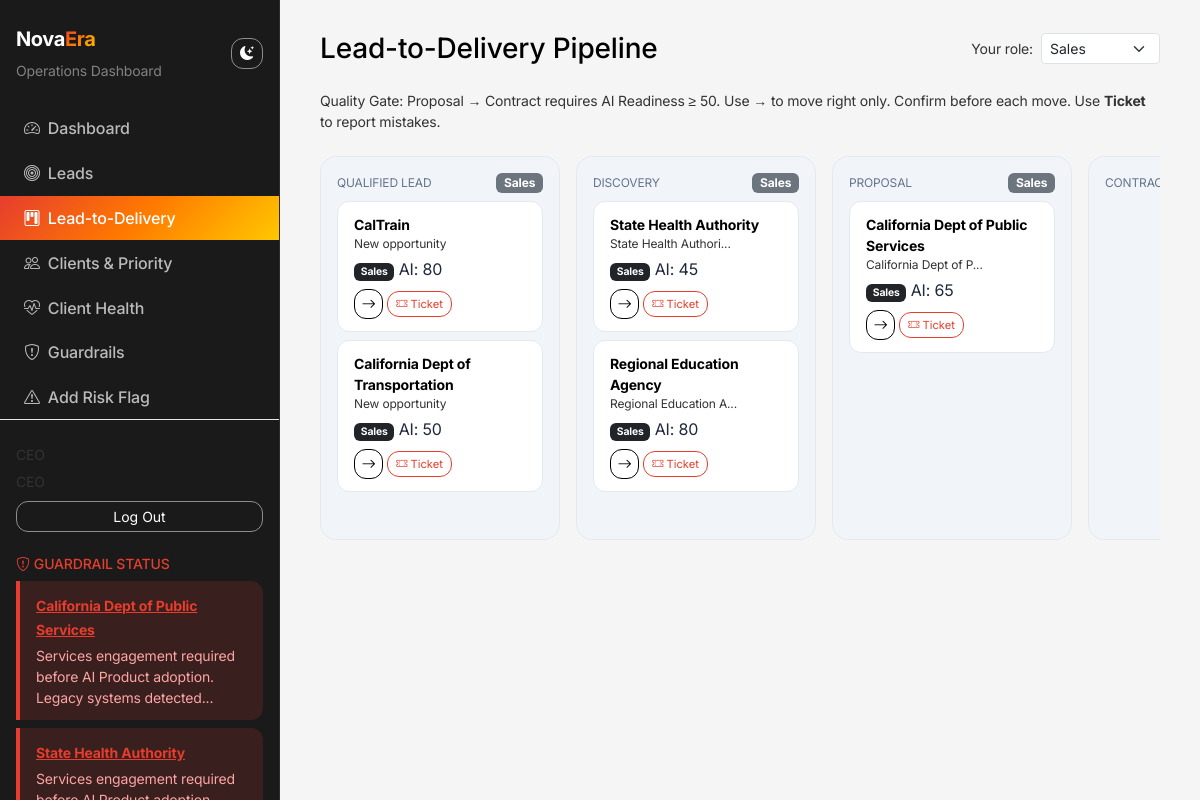
/kanban (signed in), run on the app's committed database.
### models.py (models this page shows, shortened)
class User(UserMixin, db.Model):
    __tablename__ = "users"
    id = db.Column(db.Integer, primary_key=True)
    email = db.Column(db.String(120), unique=True, nullable=False)
    password_hash = db.Column(db.String(256), nullable=False)
    full_name = db.Column(db.String(200), nullable=False)
    role = db.Column(db.String(50), default=ROLE_EMPLOYEE)  # ceo, strategy_lead, employee
    created_at = db.Column(db.DateTime, default=datetime.utcnow)

class Client(db.Model):
    __tablename__ = "clients"
    id = db.Column(db.Integer, primary_key=True)
    name = db.Column(db.String(200), nullable=False)
    legacy_systems = db.Column(db.String(500), default="")  # Comma-separated
    ai_readiness_score = db.Column(db.Integer, default=50)  # 1-100
    last_delivery_update = db.Column(db.DateTime, default=datetime.utcnow)
    revenue = db.Column(db.Float, default=0.0)  # Total (legacy)
    services_revenue = db.Column(db.Float, default=0.0)
    ai_product_revenue = db.Column(db.Float, default=0.0)
    trust_level = db.Column(db.Integer, default=50)  # 1-100 for Trust-Revenue matrix
    data_foundation_service_active = db.Column(db.Boolean, default=False)  # Guardrail
    engagement_start_date = db.Column(db.DateTime, nullable=True)  # For 6+ months check
    use_case_documented = db.Column(db.Boolean, default=False)
    delivery_capacity_confirmed = db.Column(db.Boolean, default=False)
    prior_pilot_success = db.Column(db.Boolean, default=False)
    budget_confirmed = db.Column(db.Boolean, default=False)
    handoff_checklist_complete = db.Column(db.Boolean, default=False)
    guardrail_flags = db.Column(db.Text, default="[]")  # JSON array of violated guardrails
    ai_use_cases = db.Column(db.Text, default="[]")
    technical_blockers = db.Column(db.Text, default="[]")
    key_stakeholders = db.Column(db.Text, default="[]")
    delivery_notes = db.Column(db.Text, default="")  # Services view - embedded team notes
    problem_priority = db.Column(db.Text, default="")  # For AI enrichment
    analysis_updated_at = db.Column(db.DateTime, nullable=True)
    assigned_to_id = db.Column(db.Integer, db.ForeignKey("users.id"), nullable=True)  # Employee working on client
    approver_id = db.Column(db.Integer, db.ForeignKey("users.id"), nullable=True)  # Responsible for approval
    ai_feature_request = db.Column(db.Text, default="")  # What AI feature the client wants to build
    created_at = db.Column(db.DateTime, default=datetime.utcnow)
    updated_at = db.Column(db.DateTime, default=datetime.utcnow, onupdate=datetime.utcnow)
    assigned_to = db.relationship("User", foreign_keys=[assigned_to_id])
    approver = db.relationship("User", foreign_keys=[approver_id])

class Opportunity(db.Model):
    __tablename__ = "opportunities"
    id = db.Column(db.Integer, primary_key=True)
    client_id = db.Column(db.Integer, db.ForeignKey("clients.id"), nullable=False)
    name = db.Column(db.String(200), default="")  # e.g. "Process Automation Pilot"
    stage = db.Column(db.String(50), default="qualified_lead")
    primary_owner = db.Column(db.String(50), default="Sales")
    created_at = db.Column(db.DateTime, default=datetime.utcnow)
    client = db.relationship("Client", backref=db.backref("opportunities", lazy="dynamic"))

### app.py (the view)
    @app.route("/kanban")
    @login_required
    def kanban():
        opportunities = Opportunity.query.all()
        by_stage = {s: [] for s in KANBAN_STAGES}
        for o in opportunities:
            if o.stage in by_stage:
                by_stage[o.stage].append(o)
        return render_template(
            "kanban.html",
            stages=KANBAN_STAGES,
            stage_owners=STAGE_OWNERS,
            by_stage=by_stage,
            ai_threshold=AI_READINESS_THRESHOLD,
        )

### services/auth_utils.py (called while the page is built)
def can_grant_permissions():
    if not current_user or not current_user.is_authenticated:
        return False
    return current_user.role in (ROLE_CEO, ROLE_STRATEGY_LEAD)

### services/guardrails.py (called while the page is built)
def get_guardrail_violations_for_clients(clients) -> List[dict]:
    result = []
    for c in clients:
        ok, warnings = validate_deal(c)
        if not ok and warnings:
            result.append({"client": c, "warnings": warnings})
    return result

### templates/kanban.html (shortened to what this page needs)
{% extends "base.html" %}
{% block content %}
<div class="d-flex justify-content-between align-items-center mb-4">
    <h1 class="h3 mb-0 theme-text">Lead-to-Delivery Pipeline</h1>
    <div class="d-flex align-items-center gap-2">
        <span class="theme-muted small">Your role:</span>
        <select id="user-role" class="form-select form-select-sm" style="width: auto;">
            <option value="Sales">Sales</option>
        </select>
    </div>
</div>
<p class="theme-muted small mb-4">Quality Gate: Proposal → Contract requires AI Readiness ≥ {{ ai_threshold }}. Use <strong>→</strong> to move right only. Confirm before each move. Use <strong>Ticket</strong> to report mistakes.</p>
<div class="d-flex gap-3 pb-3" style="min-height: 400px; overflow-x: auto;">
    {% for stage in stages %}
    <div class="kanban-column flex-shrink-0" style="width: 240px;" data-stage="{{ stage }}">
        <div class="d-flex justify-content-between align-items-center mb-2">
            <span class="stage-label">{{ stage.replace('_', ' ') }}</span>
            <span class="badge bg-secondary owner-badge">{{ stage_owners[stage] }}</span>
        </div>
        <div class="kanban-column-cards" data-stage="{{ stage }}">
            {% for opp in by_stage[stage] %}
            <div class="kanban-card" data-opp-id="{{ opp.id }}" data-client-id="{{ opp.client_id }}" data-ai-score="{{ opp.client.ai_readiness_score or 0 }}" data-stage="{{ stage }}">
                <div class="theme-text small fw-bold">{{ opp.client.name }}</div>
                <div class="theme-muted" style="font-size: 0.75rem;">{{ opp.name or '—' }}</div>
                <div class="mt-1"><span class="badge bg-dark owner-badge">{{ opp.primary_owner }}</span> AI: {{ opp.client.ai_readiness_score or 0 }}</div>
                <div class="kanban-card-actions">
                    {% set stage_idx = stages.index(stage) %}
                    {% if stage_idx < stages|length - 1 %}
                    <button type="button" class="btn btn-sm btn-outline-primary btn-arrow move-right-btn" title="Move to {{ stages[stage_idx + 1].replace('_', ' ') }}">
                        <i class="bi bi-arrow-right"></i>
                    </button>
                    {% endif %}
                    <button type="button" class="btn btn-sm btn-outline-danger btn-ticket ticket-btn" title="Generate ticket for mistake">
                        <i class="bi bi-ticket-perforated"></i> Ticket
                    </button>
                </div>
            </div>
            {% endfor %}
        </div>
    </div>
    {% endfor %}
</div>
{% endblock %}

### templates/base.html (shortened to what this page needs)
<!DOCTYPE html>
<html lang="en" id="html-theme">
<head>
    <link href="https://cdn.jsdelivr.net/npm/bootstrap@5.3.2/dist/css/bootstrap.min.css" rel="stylesheet">
    <link href="https://cdn.jsdelivr.net/npm/bootstrap-icons@1.11.1/font/bootstrap-icons.css" rel="stylesheet">
</head>
<body>
    <nav class="sidebar">
        <div class="px-3 mb-4 d-flex justify-content-between align-items-center">
            <div>
                <div class="novaera-logo mb-1"><span class="nova">Nova</span><span class="era">Era</span></div>
                <small class="text-secondary opacity-75">Operations Dashboard</small>
            </div>
            <button type="button" class="btn btn-sm btn-outline-light" id="theme-toggle" title="Toggle light/dark mode" aria-label="Toggle theme">
                <i class="bi bi-moon-stars-fill" id="theme-icon"></i>
            </button>
        </div>
        <ul class="nav flex-column">
            <li class="nav-item"><a class="nav-link {% if request.endpoint == 'dashboard' %}active{% endif %}" href="{{ url_for('dashboard') }}"><i class="bi bi-speedometer2 me-2"></i>Dashboard</a></li>
            <li class="nav-item"><a class="nav-link {% if request.endpoint == 'leads' %}active{% endif %}" href="{{ url_for('leads') }}"><i class="bi bi-bullseye me-2"></i>Leads</a></li>
            <li class="nav-item"><a class="nav-link {% if request.endpoint == 'kanban' %}active{% endif %}" href="{{ url_for('kanban') }}"><i class="bi bi-kanban me-2"></i>Lead-to-Delivery</a></li>
            <li class="nav-item"><a class="nav-link {% if request.endpoint == 'clients' %}active{% endif %}" href="{{ url_for('clients') }}"><i class="bi bi-people me-2"></i>Clients & Priority</a></li>
            <li class="nav-item"><a class="nav-link {% if request.endpoint == 'client_health' %}active{% endif %}" href="{{ url_for('client_health') }}"><i class="bi bi-heart-pulse me-2"></i>Client Health</a></li>
            <li class="nav-item"><a class="nav-link {% if request.endpoint == 'guardrails' %}active{% endif %}" href="{{ url_for('guardrails') }}"><i class="bi bi-shield-exclamation me-2"></i>Guardrails</a></li>
            <li class="nav-item"><a class="nav-link" href="{{ url_for('add_risk_flag') }}"><i class="bi bi-exclamation-triangle me-2"></i>Add Risk Flag</a></li>
        </ul>
        <div class="mt-auto px-3 pt-4 border-top border-secondary">
            <small class="theme-muted d-block mb-1">{{ current_user.full_name or current_user.email }}</small>
            <small class="text-uppercase theme-muted">{{ current_user.role.replace('_',' ') }}</small>
            <form method="post" action="{{ url_for('logout') }}" class="mt-2">
                <button type="submit" class="btn btn-sm btn-outline-light w-100">Log Out</button>
            </form>
        </div>
        {% if guardrail_violations is defined and guardrail_violations %}
        <div class="mt-4 px-3">
            <h6 class="text-high-risk small text-uppercase mb-2"><i class="bi bi-shield-exclamation me-1"></i>Guardrail Status</h6>
            {% for g in guardrail_violations %}
            <div class="guardrail-sidebar">
                <a href="{{ url_for('client_detail', id=g.client.id) }}" class="text-high-risk small fw-bold">{{ g.client.name }}</a>
                <div class="small mt-1">{{ g.warnings[0][:80] }}...</div>
            </div>
            {% endfor %}
        </div>
        {% endif %}
    </nav>
    <main class="main-content">
        {% block content %}{% endblock %}
    </main>
    <div id="alert-container" class="position-fixed top-0 end-0 p-3" style="z-index: 9998; max-width: 400px;"></div>
</body>
</html>

### templates/base.html (style rules this page uses)
:root { --sidebar-width: 280px; --novaera-red: #E63D2E; --novaera-orange: #FF7A00; --novaera-yellow: #FFC800; --novaera-white: #FFFFFF; --novaera-black: #000000; --accent-gradient: linear-gradient(135deg, #E63D2E 0%, #FF7A00 50%, #FFC800 100%); }
:root, [data-theme="light"] { --bg-body: #f5f5f5; --bg-sidebar: #1a1a1a; --text-primary: #000000; --text-secondary: #333333; --text-muted: #555555; --card-bg: #ffffff; --card-border: #e5e5e5; --link-color: #000000; --sidebar-text: #ffffff; --sidebar-hover: rgba(255,255,255,0.08); --sidebar-border: rgba(255,255,255,0.08); }
body { font-family: 'Inter', 'Segoe UI', system-ui, sans-serif; background: var(--bg-body); min-height: 100vh; color: var(--text-primary); letter-spacing: -0.01em; }
.sidebar { position: fixed; top: 0; left: 0; width: var(--sidebar-width); height: 100vh; background: var(--bg-sidebar); color: var(--sidebar-text); padding: 1.5rem 0; z-index: 1000; border-right: 1px solid var(--sidebar-border); }
.sidebar .nav-link { color: rgba(255,255,255,0.7); padding: 0.65rem 1.5rem; font-weight: 500; transition: all 0.2s ease; }
.sidebar .text-secondary { color: rgba(255,255,255,0.6) !important; }
.sidebar .nav-link.active { color: #fff; background: var(--accent-gradient); }
.main-content { margin-left: var(--sidebar-width); padding: 2rem 2.5rem; min-height: 100vh; }
.guardrail-sidebar { background: rgba(230, 61, 46, 0.15); border-left: 4px solid var(--novaera-red); border-radius: 0 12px 12px 0; padding: 0.75rem 1rem; margin-bottom: 0.5rem; }
.guardrail-sidebar .small { color: #fca5a5; }
[data-theme="light"] .border-secondary { border-color: #e2e8f0 !important; }
.theme-text { color: var(--text-primary) !important; }
.theme-muted { color: var(--text-secondary) !important; }
.text-high-risk { color: #E63D2E !important; }
.btn-outline-primary { border-color: var(--text-primary); color: var(--text-primary); border-radius: 12px; }
.btn-outline-light { border-color: var(--text-secondary); color: var(--text-primary); border-radius: 12px; background: transparent; }
.sidebar .btn-outline-light { border-color: rgba(255,255,255,0.5) !important; color: #fff !important; }
.btn-outline-danger, .btn-high-risk { border-color: #E63D2E; color: #E63D2E; border-radius: 12px; }
.novaera-logo { font-weight: 700; font-size: 1.25rem; letter-spacing: -0.02em; }
.novaera-logo .nova { color: #fff; }
.novaera-logo .era { background: var(--accent-gradient); -webkit-background-clip: text; -webkit-text-fill-color: transparent; background-clip: text; }

### templates/kanban.html (style rules this page uses)
.kanban-column { min-width: 200px; border-radius: 16px; padding: 1rem; }
[data-theme="light"] .kanban-column { background: #f1f5f9; border: 1px solid #e2e8f0; }
.kanban-column-cards { min-height: 120px; }
.kanban-card { border-radius: 12px; padding: 0.75rem 1rem; margin-bottom: 0.5rem; }
[data-theme="light"] .kanban-card { background: #fff; border: 1px solid #e2e8f0; color: #1e293b; }
.kanban-card .owner-badge { font-size: 0.65rem; }
.stage-label { font-size: 0.75rem; text-transform: uppercase; }
[data-theme="light"] .stage-label { color: #64748b; }
.kanban-card-actions { display: flex; align-items: center; gap: 0.25rem; margin-top: 0.5rem; }
.btn-arrow { padding: 0.2rem 0.4rem; font-size: 0.9rem; }
.btn-ticket { padding: 0.2rem 0.5rem; font-size: 0.7rem; }

### data on the page
User: full_name "CEO", role.replace "CEO"
Client: client.name "California Dept of Public Services"
Client: client.name "State Health Authority"
Opportunity: client.name "CalTrain", name "New opportunity", primary_owner "Sales", client "80"
Opportunity: client.name "California Dept of Transportation", name "New opportunity", primary_owner "Sales", client "50"
Opportunity: client.name "State Health Authority", name "State Health Authori...", primary_owner "Sales", client "45"
Opportunity: client.name "Regional Education Agency", name "Regional Education A...", primary_owner "Sales", client "80"
Opportunity: replace "PROPOSAL", primary_owner "Sales", client.name "California Dept of Public Services", name "California Dept of P...", client "65"

### other printed values
{{ g.warnings[0][:80] }} "Services engagement required before AI Product adoption. Legacy systems detected" "Services engagement required…"
{{ ai_threshold }} "50"
{{ stage.replace('_', ' ') }} "QUALIFIED LEAD" "DISCOVERY"
{{ stage_owners[stage] }} "Sales" "Sales"
